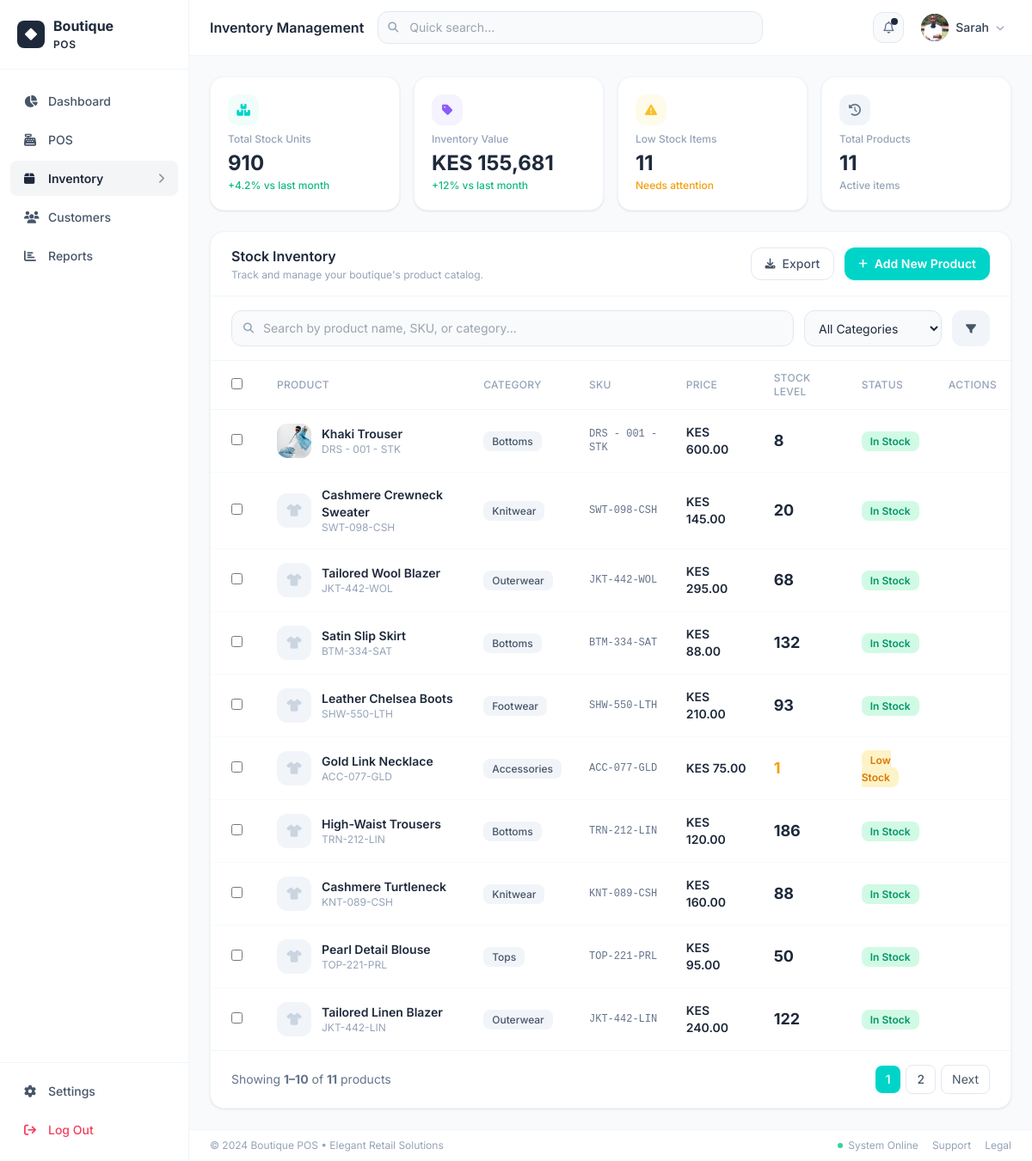
Before: /inventory (signed in) with the older database file.
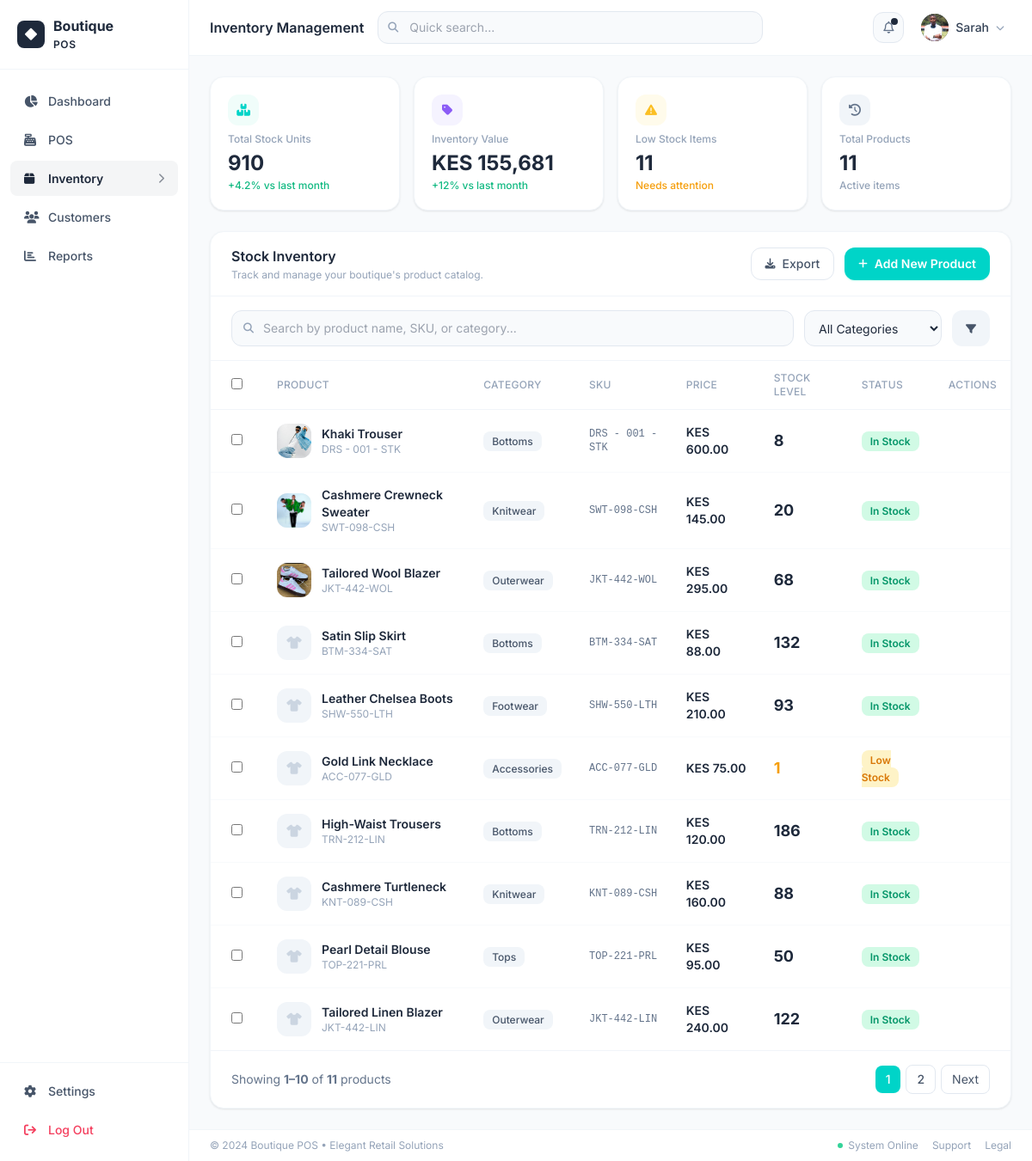
After: the same page with the newer database file.
### app/models.py (models this page shows, shortened)
class Product(db.Model):
    __tablename__ = 'products'
    id = db.Column(db.Integer, primary_key=True)
    name = db.Column(db.String(200), nullable=False)
    sku = db.Column(db.String(50), unique=True, nullable=False, index=True)
    category_id = db.Column(db.Integer, db.ForeignKey('categories.id'), nullable=False)
    price = db.Column(db.Float, nullable=False)
    cost_price = db.Column(db.Float, default=0.0)
    description = db.Column(db.Text, default='')
    image = db.Column(db.String(300), default='')
    is_active = db.Column(db.Boolean, default=True)
    created_at = db.Column(db.DateTime, default=datetime.utcnow)
    updated_at = db.Column(db.DateTime, default=datetime.utcnow, onupdate=datetime.utcnow)
    variants = db.relationship('ProductVariant', backref='product', lazy='dynamic',
                               cascade='all, delete-orphan')
    sale_items = db.relationship('SaleItem', backref='product', lazy='dynamic')
    @property
    def total_stock(self):
        return sum(v.stock_qty for v in self.variants)
    @property
    def status(self):
        stock = self.total_stock
        if stock == 0:
            return 'out_of_stock'
        elif stock <= 5:
            return 'low_stock'
        return 'in_stock'

class Category(db.Model):
    __tablename__ = 'categories'
    id = db.Column(db.Integer, primary_key=True)
    name = db.Column(db.String(80), unique=True, nullable=False)
    products = db.relationship('Product', backref='category', lazy='dynamic')

class ProductVariant(db.Model):
    __tablename__ = 'product_variants'
    id = db.Column(db.Integer, primary_key=True)
    product_id = db.Column(db.Integer, db.ForeignKey('products.id'), nullable=False)
    size = db.Column(db.String(20), default='')
    color = db.Column(db.String(50), default='')
    stock_qty = db.Column(db.Integer, default=0)
    created_at = db.Column(db.DateTime, default=datetime.utcnow)

### app/routes/inventory.py (the view)
@inventory_bp.route('/inventory')
@login_required
def index():
    page = request.args.get('page', 1, type=int)
    per_page = 10
    search = request.args.get('search', '')
    category_id = request.args.get('category', '', type=str)
    query = Product.query.filter_by(is_active=True)
    if search:
        query = query.filter(
            (Product.name.ilike(f'%{search}%')) |
            (Product.sku.ilike(f'%{search}%'))
        )
    if category_id:
        query = query.filter_by(category_id=category_id)
    products = query.order_by(Product.created_at.desc()).paginate(
        page=page, per_page=per_page, error_out=False)
    categories = Category.query.all()
    total_units = db.session.query(func.sum(ProductVariant.stock_qty)).scalar() or 0
    inventory_value = db.session.query(
        func.sum(Product.price * ProductVariant.stock_qty)
    ).join(ProductVariant).filter(Product.is_active == True).scalar() or 0
    low_stock_count = db.session.query(func.count(Product.id)).join(ProductVariant).filter(
        ProductVariant.stock_qty <= 5, ProductVariant.stock_qty > 0,
        Product.is_active == True
    ).scalar() or 0
    return render_template('inventory/index.html',
                           products=products,
                           categories=categories,
                           search=search,
                           selected_category=category_id,
                           total_units=total_units,
                           inventory_value=inventory_value,
                           low_stock_count=low_stock_count)

### app/models.py (called while the page is built)
@login_manager.user_loader
def load_user(user_id):
    return db.session.get(User, int(user_id))

    @staticmethod
    def get(key, default=''):
        row = StoreSetting.query.filter_by(key=key).first()
        return row.value if row else default

### app/utils.py (called while the page is built)
def extract_upload_filename(value):
    if not value:
        return ''
    cleaned = str(value).strip().replace('\\', '/').split('?', 1)[0].rstrip('/')
    return os.path.basename(cleaned)

def upload_url(value):
    if not value:
        return ''
    value = str(value).strip()
    if value.startswith(('http://', 'https://', 'data:')):
        return value
    filename = extract_upload_filename(value)
    if not filename:
        return value
    return url_for('uploaded_file', filename=filename)

### app/templates/inventory/index.html (shortened to what the changed rows need)
{% extends "base.html" %}
{% block page_title %}Inventory Management{% endblock %}
{% block app_content %}
<div class="p-6 space-y-6">
  <div class="bg-white rounded-2xl border border-slate-100 shadow-card">
    <div class="overflow-x-auto">
      <table class="w-full text-sm">
        <thead>
          <tr class="text-xs text-slate-400 uppercase tracking-wide border-b border-slate-100">
            <th class="px-6 py-3 text-left font-medium w-8"><input type="checkbox" id="selectAll" class="accent-[#00D4C8]"/></th>
            <th class="px-4 py-3 text-left font-medium">Product</th>
            <th class="px-4 py-3 text-left font-medium">Category</th>
            <th class="px-4 py-3 text-left font-medium">SKU</th>
            <th class="px-4 py-3 text-left font-medium">Price</th>
            <th class="px-4 py-3 text-left font-medium">Stock Level</th>
            <th class="px-4 py-3 text-left font-medium">Status</th>
            <th class="px-4 py-3 text-left font-medium">Actions</th>
          </tr>
        </thead>
        <tbody class="divide-y divide-slate-50">
          {% for product in products.items %}
          <tr class="hover:bg-slate-50 transition group" id="row-{{ product.id }}">
            <td class="px-6 py-4">
              <input type="checkbox" class="accent-[#00D4C8] row-checkbox"/>
            </td>
            <td class="px-4 py-4">
              <div class="flex items-center gap-3">
                <div class="w-10 h-10 rounded-xl overflow-hidden bg-slate-100 flex-shrink-0 flex items-center justify-center">
                  {% if product.image %}
                  <img src="{{ upload_url(product.image) }}" alt="{{ product.name }}" class="w-full h-full object-cover"/>
                  {% else %}
                  <i class="fa-solid fa-shirt text-slate-300 text-sm"></i>
                  {% endif %}
                </div>
                <div>
                  <p class="font-semibold text-slate-800">{{ product.name }}</p>
                  <p class="text-xs text-slate-400">{{ product.sku }}</p>
                </div>
              </div>
            </td>
            <td class="px-4 py-4">
              <span class="px-2.5 py-1 bg-slate-100 text-slate-600 text-xs font-medium rounded-lg">
                {{ product.category.name if product.category else '—' }}
              </span>
            </td>
            <td class="px-4 py-4 text-slate-500 font-mono text-xs">{{ product.sku }}</td>
            <td class="px-4 py-4 font-semibold text-slate-800">KES {{ "{:,.2f}".format(product.price) }}</td>
            <td class="px-4 py-4">
              <span class="font-bold text-lg {% if product.total_stock == 0 %}text-rose-500{% elif product.total_stock <= 5 %}text-amber-500{% else %}text-slate-800{% endif %}">
                {{ product.total_stock }}
              </span>
            </td>
            <td class="px-4 py-4">
              {% if product.status == 'out_of_stock' %}
              <span class="px-2.5 py-1 bg-rose-100 text-rose-600 text-xs font-semibold rounded-lg">Out of Stock</span>
              {% elif product.status == 'low_stock' %}
              <span class="px-2.5 py-1 bg-amber-100 text-amber-600 text-xs font-semibold rounded-lg">Low Stock</span>
              {% else %}
              <span class="px-2.5 py-1 bg-emerald-100 text-emerald-600 text-xs font-semibold rounded-lg">In Stock</span>
              {% endif %}
            </td>
            <td class="px-4 py-4">
            </td>
          </tr>
          {% else %}
          <tr><td colspan="8" class="px-6 py-16 text-center text-slate-400">
            <i class="fa-solid fa-box-open text-4xl mb-3 block text-slate-200"></i>
            No products found.
          </td></tr>
          {% endfor %}
        </tbody>
      </table>
    </div>
  </div>
</div>
{% endblock %}

Changed rows visible on the page:
changed Product "Cashmere Crewneck Sweater": image: picture added
changed Product "Tailored Wool Blazer": image: picture added
